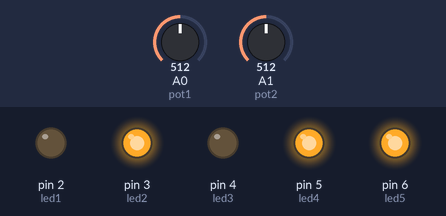
The sketch below on a simulated Arduino Uno, built with avr-gcc and run on an emulated ATmega328P. Shown: output pins drawn as LEDs (lit = HIGH). The test bench sets the inputs (shaded band); at power-on: A0 (pot1) = 512, A1 (pot2) = 512.

Above: at 1.2 s.
1.3 s: A0 (pot1) set to 497
At 2.5 s:
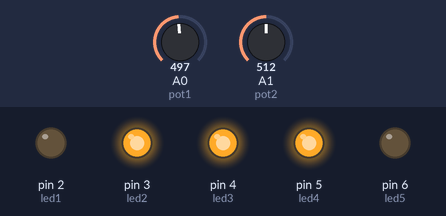
2.8 s: A1 (pot2) set to 497
At 3.6 s:
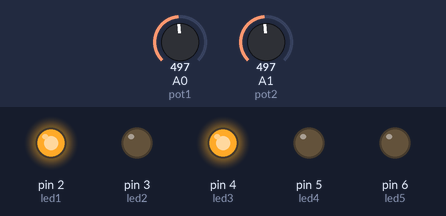
4.3 s: A0 (pot1) set to 511
At 4.8 s:
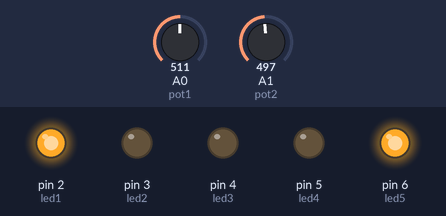
5.8 s: A0 (pot1) set to 245
At 7.0 s:
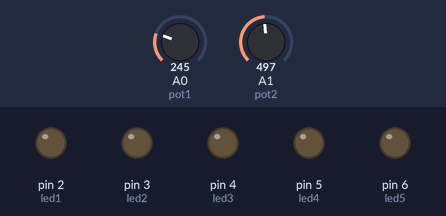
7.3 s: A1 (pot2) set to 511
At 8.3 s:
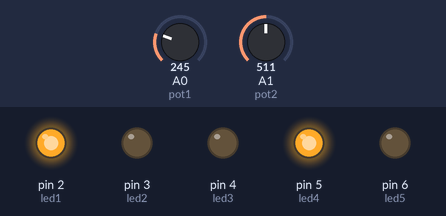
8.8 s: A0 (pot1) set to 263
At 9.4 s:
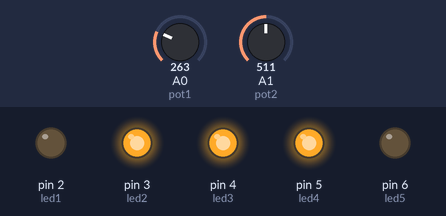
Timing chart, 0 to 11.3 s (numbered marks = the images above; inputs shaded):
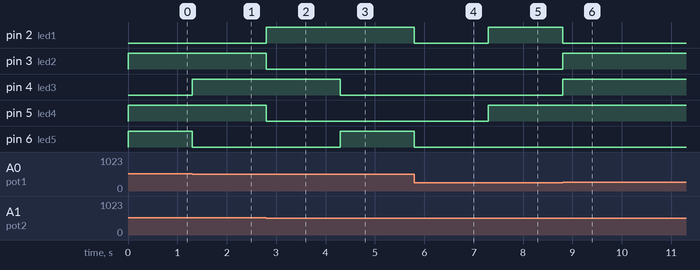

Measured:
- the behaviour switches between 508 and 507 on A0 (pot1) (found by bisection; images 0 and 1)
- the behaviour switches between 508 and 507 on A1 (pot2) (found by bisection; images 1 and 2)
- the behaviour switches between 255 and 256 on A0 (pot1) (found by bisection; images 5 and 6)
- after the input at 1.3 s, pin 4 (led3): LOW → HIGH at once; pin 6 (led5): HIGH → LOW at once
- after the input at 2.8 s, pin 2 (led1): LOW → HIGH at once; pin 3 (led2), pin 5 (led4): HIGH → LOW at once
- after the input at 4.3 s, pin 4 (led3): HIGH → LOW at once; pin 6 (led5): LOW → HIGH at once
- after the input at 5.8 s, pin 2 (led1), pin 6 (led5): HIGH → LOW at once
- after the input at 7.3 s, pin 2 (led1), pin 5 (led4): LOW → HIGH at once
- after the input at 8.8 s, pin 2 (led1): HIGH → LOW at once; pin 3 (led2), pin 4 (led3): LOW → HIGH at once

The sketch:

Ejercicio_7_Sumador_completo.ino
```cpp
int led1 = 2;
int led2 = 3;
int led3 = 4;
int led4 = 5;
int led5 = 6;
int pot1 = A0;
int pot2 = A1;
int A;
int B;
int C;

void setup() {
  // put your setup code here, to run once:
  pinMode(led1, OUTPUT);
  pinMode(led2, OUTPUT);
  pinMode(led3, OUTPUT);
  pinMode(led4, OUTPUT);
  pinMode(led5, OUTPUT);
}

int variable1;
int variable2;
void loop() {
  // put your main code here, to run repeatedly:

  variable1 = analogRead(pot1) / 4;
  variable2 = analogRead(pot2) / 4;

  if (variable1 >= 0 && variable1 <= 63) {
    digitalWrite(led5, 0);
    digitalWrite(led3, 0);
    A = 0;
    C = 0;
  } else {
    if (variable1 >= 64 && variable1 <= 126) {
      digitalWrite(led5, 0);
      digitalWrite(led3, 1);
      A = 0;
      C = 1;
    } else {
      if (variable1 >= 127 && variable1 <= 189) {
        digitalWrite(led5, 1);
        digitalWrite(led3, 0);
        A = 1;
        C = 0;
      } else {
        if (variable1 >= 188 && variable1 <= 255) {
          digitalWrite(led5, 1);
          digitalWrite(led3, 1);
          A = 1;
          C = 1;
        }
      }
    }
  }

  if (variable2 >= 0 && variable2 <= 63) {
    digitalWrite(led4, 0);
    B = 0;
  } else {
    if (variable2 >= 64 && variable2 <= 126) {
      digitalWrite(led4, 0);
      B = 0;
    } else {
      if (variable2 >= 127 && variable2 <= 189) {
        digitalWrite(led4, 1);
        B = 1;
      } else {
        if (variable2 >= 188 && variable2 <= 255) {
          digitalWrite(led4, 1);
          B = 1;
        }
      }
    }
  }

  if (A == 0 && B == 0 && C == 0) {
    digitalWrite(led1, 0);
    digitalWrite(led2, 0);
  } else {
    if (A == 0 && B == 0 && C == 1) {
      digitalWrite(led1, 1);
      digitalWrite(led2, 0);
    } else {
      if (A == 0 && B == 1 && C == 0) {
        digitalWrite(led1, 1);
        digitalWrite(led2, 0);
      } else {
        if (A == 0 && B == 1 && C == 1) {
          digitalWrite(led1, 0);
          digitalWrite(led2, 1);
        } else {
          if (A == 1 && B == 0 && C == 0) {
            digitalWrite(led1, 1);
            digitalWrite(led2, 0);
          } else {
            if (A == 1 && B == 0 && C == 1) {
              digitalWrite(led1, 0);
              digitalWrite(led2, 1);
            } else {
              if (A == 1 && B == 1 && C == 0) {
                digitalWrite(led1, 0);
                digitalWrite(led2, 1);
              } else {
                if (A == 1 && B == 1 && C == 1) {
                  digitalWrite(led1, 1);
                  digitalWrite(led2, 1);
                }
              }
            }
          }
        }
      }
    }
  }
}
```
